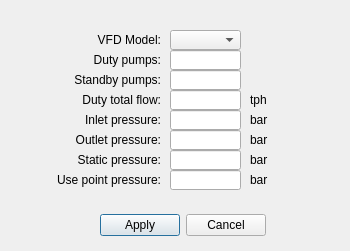
<?xml version="1.0" encoding="UTF-8"?>
<ui version="4.0">
 <class>ModifyDialog</class>
 <widget class="QDialog" name="ModifyDialog">
  <property name="geometry">
   <rect>
    <x>0</x>
    <y>0</y>
    <width>350</width>
    <height>251</height>
   </rect>
  </property>
  <property name="sizePolicy">
   <sizepolicy hsizetype="Fixed" vsizetype="Fixed">
    <horstretch>0</horstretch>
    <verstretch>0</verstretch>
   </sizepolicy>
  </property>
  <property name="windowTitle">
   <string>Modify System Profile</string>
  </property>
  <widget class="IntInputEdit" name="Edit_duty_pumps">
   <property name="geometry">
    <rect>
     <x>170</x>
     <y>50</y>
     <width>71</width>
     <height>20</height>
    </rect>
   </property>
   <property name="cursor">
    <cursorShape>ArrowCursor</cursorShape>
   </property>
   <property name="mouseTracking">
    <bool>false</bool>
   </property>
   <property name="focusPolicy">
    <enum>Qt::NoFocus</enum>
   </property>
   <property name="inputMask">
    <string>9</string>
   </property>
   <property name="text">
    <string/>
   </property>
   <property name="maxLength">
    <number>1</number>
   </property>
   <property name="readOnly">
    <bool>false</bool>
   </property>
  </widget>
  <widget class="QLabel" name="label_1">
   <property name="geometry">
    <rect>
     <x>40</x>
     <y>50</y>
     <width>121</width>
     <height>20</height>
    </rect>
   </property>
   <property name="styleSheet">
    <string notr="true">font: 8pt &quot;Arial&quot;;</string>
   </property>
   <property name="text">
    <string>Duty pumps:</string>
   </property>
   <property name="alignment">
    <set>Qt::AlignRight|Qt::AlignTrailing|Qt::AlignVCenter</set>
   </property>
  </widget>
  <widget class="QWidget" name="layoutWidget">
   <property name="geometry">
    <rect>
     <x>100</x>
     <y>210</y>
     <width>166</width>
     <height>31</height>
    </rect>
   </property>
   <layout class="QGridLayout" name="gridLayout_3">
    <item row="0" column="0">
     <widget class="QPushButton" name="applyButton">
      <property name="text">
       <string>Apply</string>
      </property>
     </widget>
    </item>
    <item row="0" column="1">
     <widget class="QPushButton" name="cancelButton">
      <property name="text">
       <string>Cancel</string>
      </property>
     </widget>
    </item>
   </layout>
  </widget>
  <widget class="QLabel" name="label_2">
   <property name="geometry">
    <rect>
     <x>40</x>
     <y>70</y>
     <width>121</width>
     <height>20</height>
    </rect>
   </property>
   <property name="styleSheet">
    <string notr="true">font: 8pt &quot;Arial&quot;;</string>
   </property>
   <property name="text">
    <string>Standby pumps:</string>
   </property>
   <property name="alignment">
    <set>Qt::AlignRight|Qt::AlignTrailing|Qt::AlignVCenter</set>
   </property>
  </widget>
  <widget class="IntInputEdit" name="Edit_standby_pumps">
   <property name="geometry">
    <rect>
     <x>170</x>
     <y>70</y>
     <width>71</width>
     <height>20</height>
    </rect>
   </property>
   <property name="cursor">
    <cursorShape>ArrowCursor</cursorShape>
   </property>
   <property name="mouseTracking">
    <bool>false</bool>
   </property>
   <property name="focusPolicy">
    <enum>Qt::NoFocus</enum>
   </property>
   <property name="inputMask">
    <string>9</string>
   </property>
   <property name="text">
    <string/>
   </property>
   <property name="maxLength">
    <number>1</number>
   </property>
   <property name="readOnly">
    <bool>false</bool>
   </property>
  </widget>
  <widget class="QLabel" name="label_3">
   <property name="geometry">
    <rect>
     <x>40</x>
     <y>90</y>
     <width>121</width>
     <height>20</height>
    </rect>
   </property>
   <property name="styleSheet">
    <string notr="true">font: 8pt &quot;Arial&quot;;</string>
   </property>
   <property name="text">
    <string>Duty total flow:</string>
   </property>
   <property name="alignment">
    <set>Qt::AlignRight|Qt::AlignTrailing|Qt::AlignVCenter</set>
   </property>
  </widget>
  <widget class="DoubleInputEdit" name="Edit_duty_flow">
   <property name="geometry">
    <rect>
     <x>170</x>
     <y>90</y>
     <width>71</width>
     <height>20</height>
    </rect>
   </property>
   <property name="cursor">
    <cursorShape>ArrowCursor</cursorShape>
   </property>
   <property name="mouseTracking">
    <bool>false</bool>
   </property>
   <property name="focusPolicy">
    <enum>Qt::NoFocus</enum>
   </property>
   <property name="inputMask">
    <string/>
   </property>
   <property name="text">
    <string/>
   </property>
   <property name="maxLength">
    <number>32767</number>
   </property>
   <property name="readOnly">
    <bool>false</bool>
   </property>
  </widget>
  <widget class="DoubleInputEdit" name="Edit_pressure_inlet">
   <property name="geometry">
    <rect>
     <x>170</x>
     <y>110</y>
     <width>71</width>
     <height>20</height>
    </rect>
   </property>
   <property name="cursor">
    <cursorShape>ArrowCursor</cursorShape>
   </property>
   <property name="mouseTracking">
    <bool>false</bool>
   </property>
   <property name="focusPolicy">
    <enum>Qt::NoFocus</enum>
   </property>
   <property name="inputMask">
    <string/>
   </property>
   <property name="text">
    <string/>
   </property>
   <property name="maxLength">
    <number>32767</number>
   </property>
   <property name="readOnly">
    <bool>false</bool>
   </property>
  </widget>
  <widget class="QLabel" name="label_4">
   <property name="geometry">
    <rect>
     <x>40</x>
     <y>110</y>
     <width>121</width>
     <height>20</height>
    </rect>
   </property>
   <property name="styleSheet">
    <string notr="true">font: 8pt &quot;Arial&quot;;</string>
   </property>
   <property name="text">
    <string>Inlet pressure:</string>
   </property>
   <property name="alignment">
    <set>Qt::AlignRight|Qt::AlignTrailing|Qt::AlignVCenter</set>
   </property>
  </widget>
  <widget class="QLabel" name="label_5">
   <property name="geometry">
    <rect>
     <x>40</x>
     <y>130</y>
     <width>121</width>
     <height>20</height>
    </rect>
   </property>
   <property name="styleSheet">
    <string notr="true">font: 8pt &quot;Arial&quot;;</string>
   </property>
   <property name="text">
    <string>Outlet pressure:</string>
   </property>
   <property name="alignment">
    <set>Qt::AlignRight|Qt::AlignTrailing|Qt::AlignVCenter</set>
   </property>
  </widget>
  <widget class="DoubleInputEdit" name="Edit_pressure_outlet">
   <property name="geometry">
    <rect>
     <x>170</x>
     <y>130</y>
     <width>71</width>
     <height>20</height>
    </rect>
   </property>
   <property name="cursor">
    <cursorShape>ArrowCursor</cursorShape>
   </property>
   <property name="mouseTracking">
    <bool>false</bool>
   </property>
   <property name="focusPolicy">
    <enum>Qt::NoFocus</enum>
   </property>
   <property name="inputMask">
    <string/>
   </property>
   <property name="text">
    <string/>
   </property>
   <property name="maxLength">
    <number>32767</number>
   </property>
   <property name="readOnly">
    <bool>false</bool>
   </property>
  </widget>
  <widget class="DoubleInputEdit" name="Edit_pressure_static">
   <property name="geometry">
    <rect>
     <x>170</x>
     <y>150</y>
     <width>71</width>
     <height>20</height>
    </rect>
   </property>
   <property name="cursor">
    <cursorShape>ArrowCursor</cursorShape>
   </property>
   <property name="mouseTracking">
    <bool>false</bool>
   </property>
   <property name="focusPolicy">
    <enum>Qt::NoFocus</enum>
   </property>
   <property name="inputMask">
    <string/>
   </property>
   <property name="text">
    <string/>
   </property>
   <property name="maxLength">
    <number>32767</number>
   </property>
   <property name="readOnly">
    <bool>false</bool>
   </property>
  </widget>
  <widget class="QLabel" name="label_6">
   <property name="geometry">
    <rect>
     <x>40</x>
     <y>150</y>
     <width>121</width>
     <height>20</height>
    </rect>
   </property>
   <property name="styleSheet">
    <string notr="true">font: 8pt &quot;Arial&quot;;</string>
   </property>
   <property name="text">
    <string>Static pressure:</string>
   </property>
   <property name="alignment">
    <set>Qt::AlignRight|Qt::AlignTrailing|Qt::AlignVCenter</set>
   </property>
  </widget>
  <widget class="QLabel" name="label_7">
   <property name="geometry">
    <rect>
     <x>40</x>
     <y>170</y>
     <width>121</width>
     <height>20</height>
    </rect>
   </property>
   <property name="styleSheet">
    <string notr="true">font: 8pt &quot;Arial&quot;;</string>
   </property>
   <property name="text">
    <string>Use point pressure:</string>
   </property>
   <property name="alignment">
    <set>Qt::AlignRight|Qt::AlignTrailing|Qt::AlignVCenter</set>
   </property>
  </widget>
  <widget class="DoubleInputEdit" name="Edit_pressure_use_point">
   <property name="geometry">
    <rect>
     <x>170</x>
     <y>170</y>
     <width>71</width>
     <height>20</height>
    </rect>
   </property>
   <property name="cursor">
    <cursorShape>ArrowCursor</cursorShape>
   </property>
   <property name="mouseTracking">
    <bool>false</bool>
   </property>
   <property name="focusPolicy">
    <enum>Qt::NoFocus</enum>
   </property>
   <property name="inputMask">
    <string/>
   </property>
   <property name="text">
    <string/>
   </property>
   <property name="maxLength">
    <number>32767</number>
   </property>
   <property name="readOnly">
    <bool>false</bool>
   </property>
  </widget>
  <widget class="QLabel" name="label_8">
   <property name="geometry">
    <rect>
     <x>250</x>
     <y>110</y>
     <width>40</width>
     <height>20</height>
    </rect>
   </property>
   <property name="styleSheet">
    <string notr="true">font: 8pt &quot;Arial&quot;;</string>
   </property>
   <property name="text">
    <string>bar</string>
   </property>
   <property name="alignment">
    <set>Qt::AlignLeading|Qt::AlignLeft|Qt::AlignVCenter</set>
   </property>
  </widget>
  <widget class="QLabel" name="label_9">
   <property name="geometry">
    <rect>
     <x>250</x>
     <y>130</y>
     <width>40</width>
     <height>20</height>
    </rect>
   </property>
   <property name="styleSheet">
    <string notr="true">font: 8pt &quot;Arial&quot;;</string>
   </property>
   <property name="text">
    <string>bar</string>
   </property>
   <property name="alignment">
    <set>Qt::AlignLeading|Qt::AlignLeft|Qt::AlignVCenter</set>
   </property>
  </widget>
  <widget class="QLabel" name="label_10">
   <property name="geometry">
    <rect>
     <x>250</x>
     <y>150</y>
     <width>40</width>
     <height>20</height>
    </rect>
   </property>
   <property name="styleSheet">
    <string notr="true">font: 8pt &quot;Arial&quot;;</string>
   </property>
   <property name="text">
    <string>bar</string>
   </property>
   <property name="alignment">
    <set>Qt::AlignLeading|Qt::AlignLeft|Qt::AlignVCenter</set>
   </property>
  </widget>
  <widget class="QLabel" name="label_11">
   <property name="geometry">
    <rect>
     <x>250</x>
     <y>90</y>
     <width>40</width>
     <height>20</height>
    </rect>
   </property>
   <property name="styleSheet">
    <string notr="true">font: 8pt &quot;Arial&quot;;</string>
   </property>
   <property name="text">
    <string>tph</string>
   </property>
   <property name="alignment">
    <set>Qt::AlignLeading|Qt::AlignLeft|Qt::AlignVCenter</set>
   </property>
  </widget>
  <widget class="QLabel" name="label_12">
   <property name="geometry">
    <rect>
     <x>250</x>
     <y>170</y>
     <width>40</width>
     <height>20</height>
    </rect>
   </property>
   <property name="styleSheet">
    <string notr="true">font: 8pt &quot;Arial&quot;;</string>
   </property>
   <property name="text">
    <string>bar</string>
   </property>
   <property name="alignment">
    <set>Qt::AlignLeading|Qt::AlignLeft|Qt::AlignVCenter</set>
   </property>
  </widget>
  <widget class="QComboBox" name="setmodelCombo">
   <property name="geometry">
    <rect>
     <x>170</x>
     <y>30</y>
     <width>71</width>
     <height>20</height>
    </rect>
   </property>
   <property name="styleSheet">
    <string notr="true">font: 8pt &quot;Arial&quot;;</string>
   </property>
   <property name="editable">
    <bool>false</bool>
   </property>
   <property name="currentText">
    <string/>
   </property>
  </widget>
  <widget class="QLabel" name="label_13">
   <property name="geometry">
    <rect>
     <x>40</x>
     <y>30</y>
     <width>121</width>
     <height>20</height>
    </rect>
   </property>
   <property name="styleSheet">
    <string notr="true">font: 8pt &quot;Arial&quot;;</string>
   </property>
   <property name="text">
    <string>VFD Model:</string>
   </property>
   <property name="alignment">
    <set>Qt::AlignRight|Qt::AlignTrailing|Qt::AlignVCenter</set>
   </property>
  </widget>
 </widget>
 <customwidgets>
  <customwidget>
   <class>DoubleInputEdit</class>
   <extends>QLineEdit</extends>
   <header>doubleinputedit.h</header>
  </customwidget>
  <customwidget>
   <class>IntInputEdit</class>
   <extends>QLineEdit</extends>
   <header>intinputedit.h</header>
  </customwidget>
 </customwidgets>
 <tabstops>
  <tabstop>applyButton</tabstop>
  <tabstop>cancelButton</tabstop>
  <tabstop>Edit_duty_pumps</tabstop>
 </tabstops>
 <resources/>
 <connections/>
</ui>
